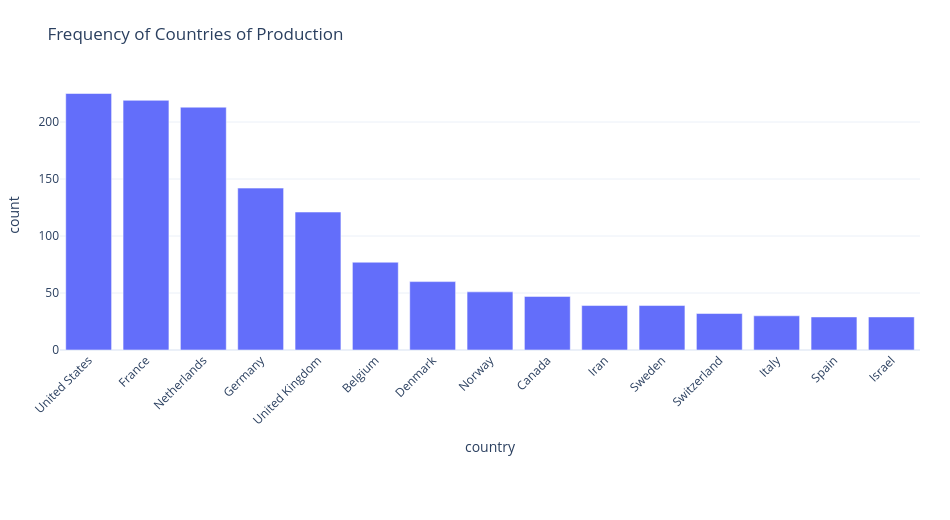

The cell this chart's notebook holds for it:
### Code cell
top_n = 15
top_cp = country_prod_counts.head(top_n).reset_index()
top_cp.columns = ["country", "count"]

fig = px.bar(
    top_cp,
    x="country", y="count",
    title="Frequency of Countries of Production",
    template="plotly_white"
)
fig.update_layout(xaxis_tickangle=-45, width=950, height=520, margin=dict(l=60, r=30, t=80, b=170))
fig.show()

### Figure 1 — Plotly figure (JSON) as saved in the notebook; plotly's stock layout.template omitted (floating-point values rounded to 4 significant figures)
{"data": [{"hovertemplate": "country=%{x}<br>count=%{y}<extra></extra>", "legendgroup": "", "marker": {"color": "#636efa", "pattern": {"shape": ""}}, "name": "", "orientation": "v", "showlegend": false, "textposition": "auto", "type": "bar", "x": ["United States", "France", "Netherlands", "Germany", "United Kingdom", "Belgium", "Denmark", "Norway", "Canada", "Iran", "Sweden", "Switzerland", "Italy", "Spain", "Israel"], "xaxis": "x", "y": [225, 219, 213, 142, 121, 77, 60, 51, 47, 39, 39, 32, 30, 29, 29], "yaxis": "y"}], "layout": {"barmode": "relative", "height": 520, "legend": {"tracegroupgap": 0}, "margin": {"b": 170, "l": 60, "r": 30, "t": 80}, "title": {"text": "Frequency of Countries of Production"}, "width": 950, "xaxis": {"anchor": "y", "domain": [0, 1], "tickangle": -45, "title": {"text": "country"}}, "yaxis": {"anchor": "x", "domain": [0, 1], "title": {"text": "count"}}}}
